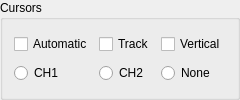
          <widget class="QGroupBox" name="groupBox">
           <property name="title">
            <string>Cursors</string>
           </property>
           <layout class="QHBoxLayout" name="horizontalLayout_24">
            <item>
             <layout class="QVBoxLayout" name="verticalLayout_93">
              <item>
               <widget class="QCheckBox" name="checkBoxCursorAuto">
                <property name="minimumSize">
                 <size>
                  <width>0</width>
                  <height>0</height>
                 </size>
                </property>
                <property name="toolTip">
                 <string>The cursors will try to be set at the best location to measure the current waveform</string>
                </property>
                <property name="text">
                 <string>Automatic</string>
                </property>
               </widget>
              </item>
              <item>
               <widget class="QRadioButton" name="radioButtonCursorCH1">
                <property name="minimumSize">
                 <size>
                  <width>0</width>
                  <height>0</height>
                 </size>
                </property>
                <property name="maximumSize">
                 <size>
                  <width>16777215</width>
                  <height>16777215</height>
                 </size>
                </property>
                <property name="text">
                 <string>CH1</string>
                </property>
               </widget>
              </item>
             </layout>
            </item>
            <item>
             <layout class="QVBoxLayout" name="verticalLayout_101">
              <item>
               <widget class="QCheckBox" name="checkBoxCursorTrack">
                <property name="toolTip">
                 <string>The location of the horizontal cursor will track the signal located on the vertical cursor</string>
                </property>
                <property name="text">
                 <string>Track</string>
                </property>
               </widget>
              </item>
              <item>
               <widget class="QRadioButton" name="radioButtonCursorCH2">
                <property name="text">
                 <string>CH2 </string>
                </property>
               </widget>
              </item>
             </layout>
            </item>
            <item>
             <layout class="QVBoxLayout" name="verticalLayout_102">
              <item>
               <widget class="QCheckBox" name="checkBoxCursorVertical">
                <property name="text">
                 <string>Vertical</string>
                </property>
               </widget>
              </item>
              <item>
               <widget class="QRadioButton" name="radioButtonCursorNone">
                <property name="text">
                 <string>None</string>
                </property>
               </widget>
              </item>
             </layout>
            </item>
           </layout>
          </widget>
